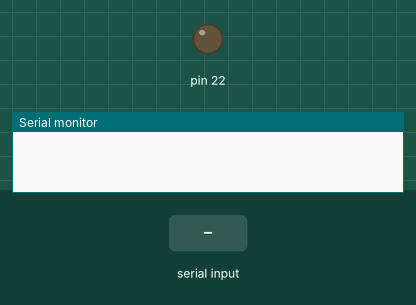
Recording of a sketch running on a simulated Arduino Mega 2560, built with avr-gcc and run on an emulated ATmega2560. Parts: output pins drawn as LEDs (lit = HIGH), the last lines printed to the serial monitor. The inputs (shaded band) are chosen by the test bench.

Above: at 1.2 s.
1.3 s: "1\n" received over Serial
At 2.5 s:
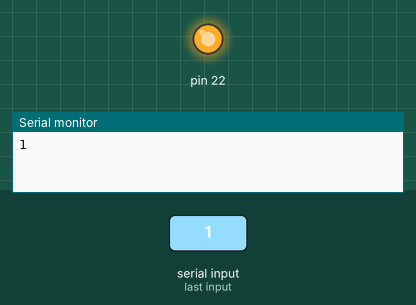
2.8 s: "0\n" received over Serial
At 3.8 s:
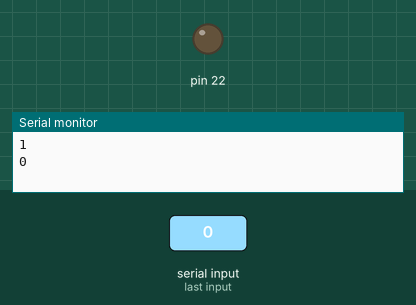
Timing chart, 0 to 5.8 s (numbered marks = the images above; inputs shaded):
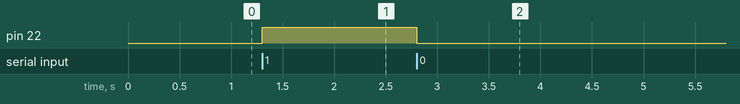

The sketch:

MiniTag.ino
```cpp
char Incoming_value = 0;

void setup()
{
  Serial.begin(9600);
  pinMode(22, OUTPUT);
}

void loop()
{
  if(Serial.available() > 0)
  {
    Incoming_value = Serial.read();
    Serial.print(Incoming_value);
    Serial.print("\n");
    if(Incoming_value == '1')
      digitalWrite(22, HIGH);
    else if(Incoming_value == '0')
      digitalWrite(22, LOW);
  }
}
```

Measured:
- after the input at 1.3 s, pin 22: LOW → HIGH at once
- after the input at 2.8 s, pin 22: HIGH → LOW at once
